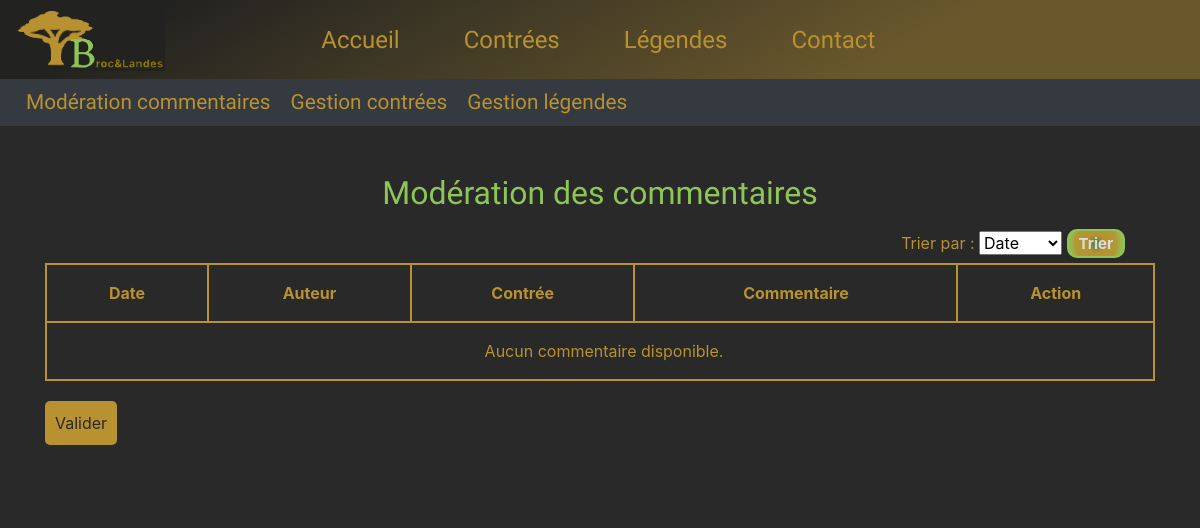
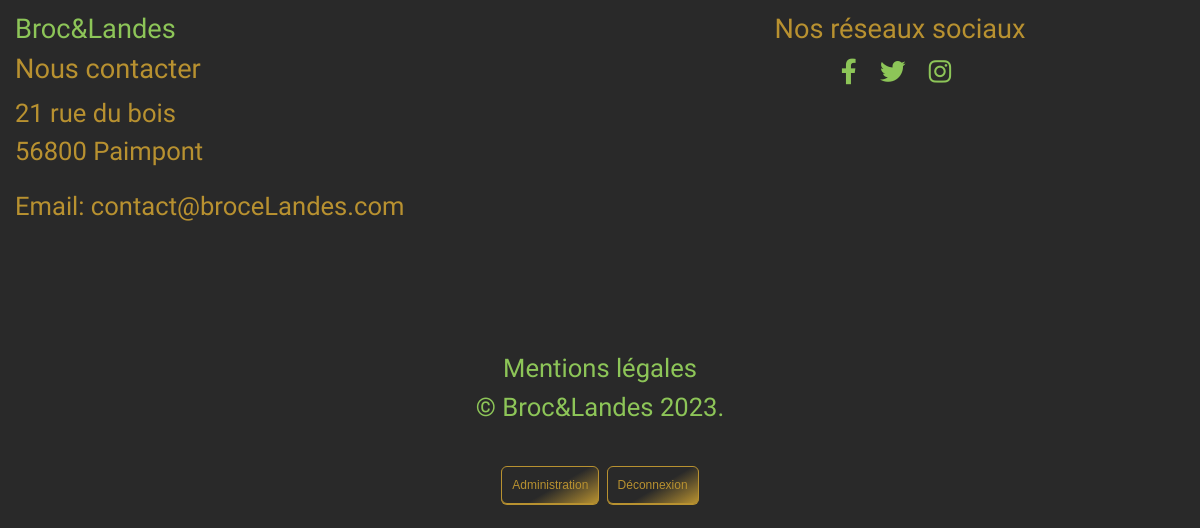
The app's page /?action=administration (signed in), older data (2 pictures, top to bottom).
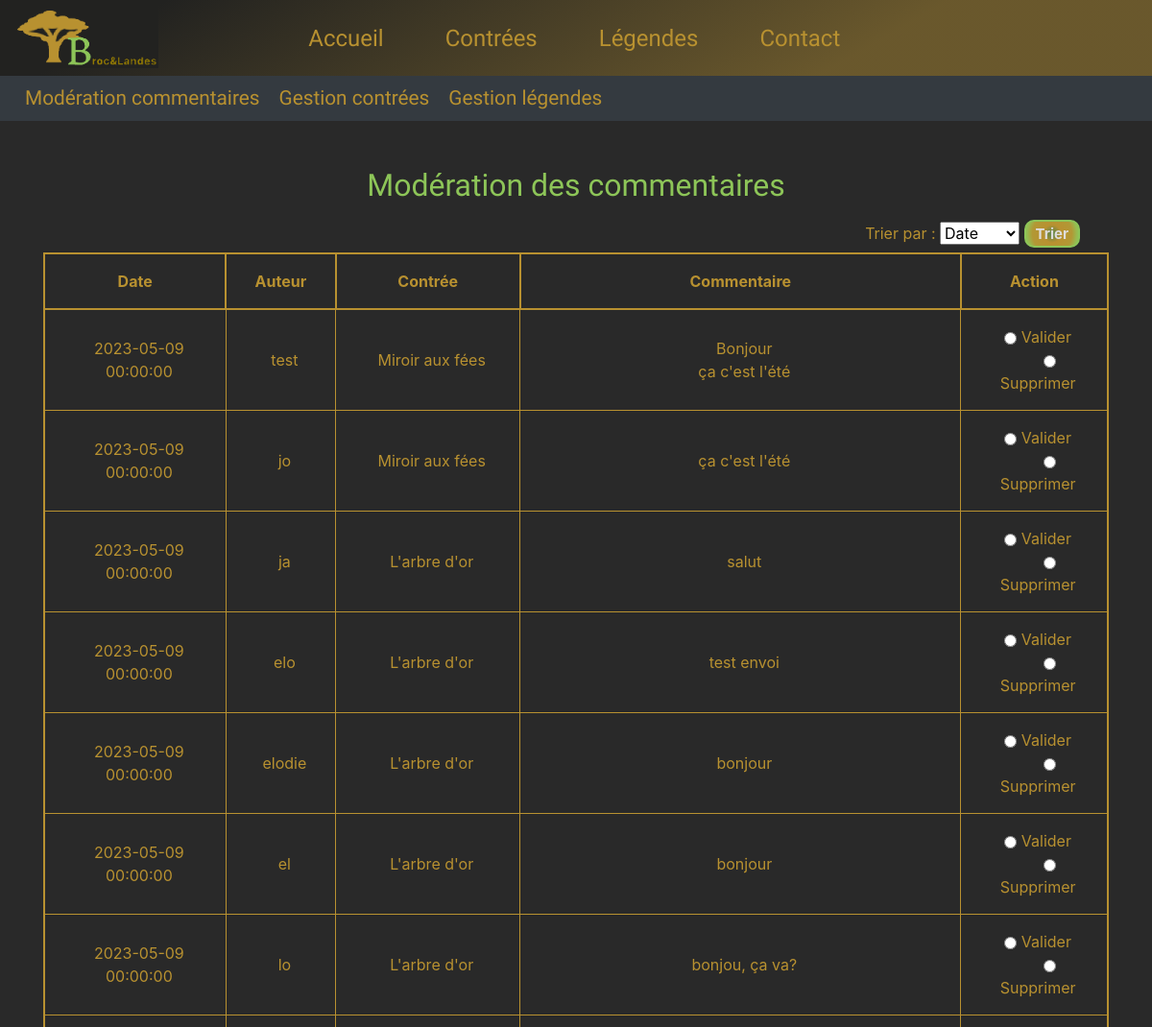
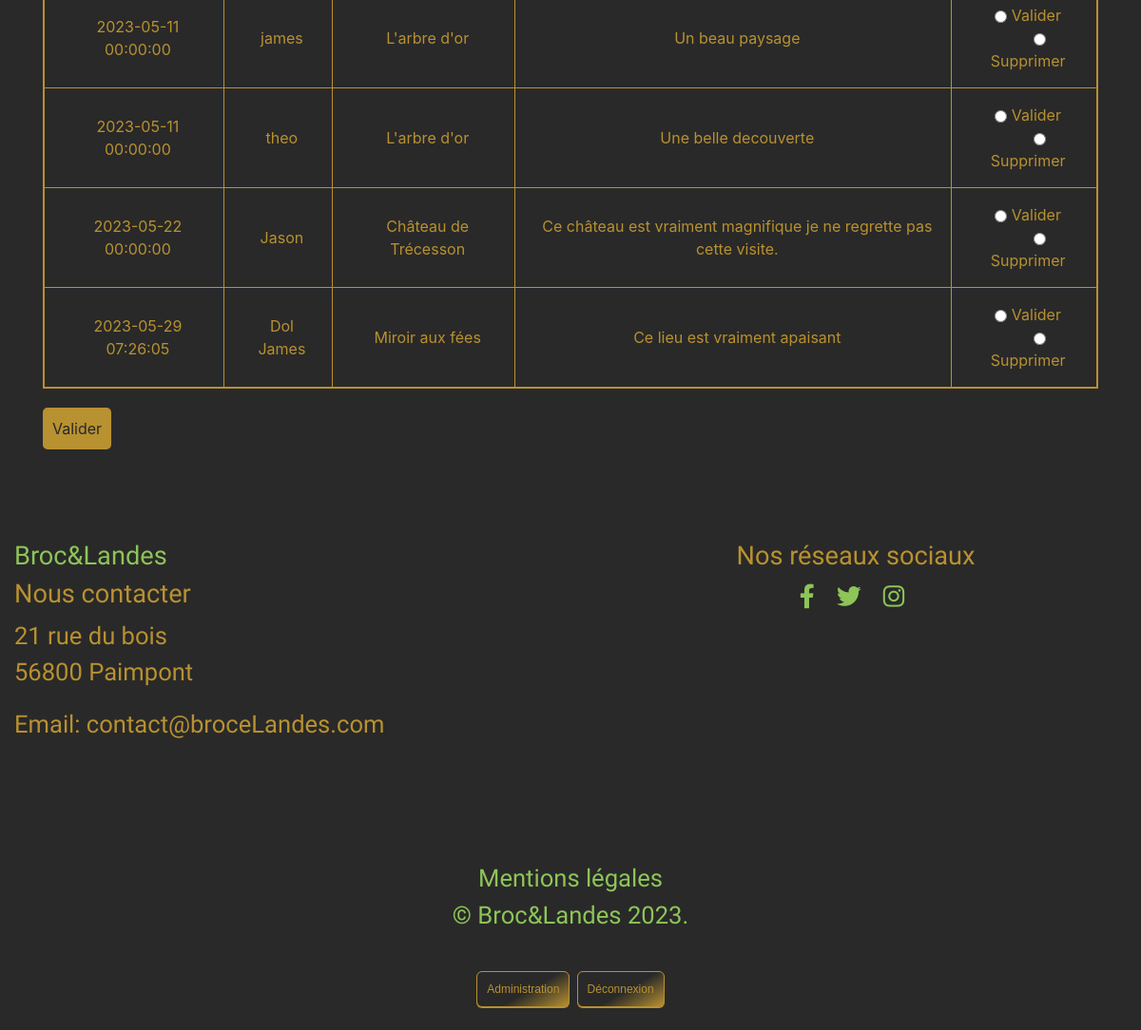
The same page, newer data (2 pictures, top to bottom).
### tables this page shows
CREATE TABLE `commentaire` (
  `Id_commentaire` int(11) NOT NULL,
  `pseudo` varchar(50) NOT NULL,
  `texte` text DEFAULT NULL,
  `dateCom` datetime NOT NULL DEFAULT current_timestamp(),
  `statut` tinyint(1) DEFAULT NULL,
  `Id_contree` int(11) NOT NULL
);

CREATE TABLE `contree` (
  `Id_contree` int(11) NOT NULL,
  `titre` varchar(50) NOT NULL,
  `contenu` text DEFAULT NULL,
  `photo` varchar(500) DEFAULT NULL,
  `latitude` float DEFAULT NULL,
  `longitude` float DEFAULT NULL,
  `commune` varchar(50) DEFAULT NULL,
  `accessibilite` varchar(250) DEFAULT NULL,
  `ouverture` varchar(250) DEFAULT NULL
);

### index.php (called while the page is built, shortened)
<?php
require_once(__DIR__ . '/App/routage.php');
if (isset($_GET["action"])) {
    $action = $_GET["action"];
} else {
    $action = "defaut";
}
$fichier = redirectsTo($action);
include(__DIR__ . '/App/Controllers/' . $fichier);
?>

### App/Models/Commentaire.php (called while the page is built, shortened)
<?php
class Commentaire extends DbConnect
{
    public static function getAllExtended($statut=NULL)
    {
        try {
            $cnx = self::dbConnect();
            $sqlRequest = "SELECT commentaire.*, contree.titre AS titre_contree
                FROM commentaire
                INNER JOIN contree ON commentaire.Id_contree = contree.Id_contree";
            if ($statut !== NULL) $sqlRequest .= " WHERE commentaire.statut = " . $statut;
            $req = $cnx->prepare($sqlRequest);
            $req->execute();
            return $req->fetchAll(PDO::FETCH_ASSOC);
        } catch (PDOException $e) {
            die("Erreur lors de la récupération des données : " . $e->getMessage());
        }
    }
}
?>

### App/Views/viewGestionCommentaires.php (the view, shortened to what this page needs)
<?php
include_once(__DIR__ . '/viewHeader.php');
include_once(__DIR__ . '/viewMenuAdmin.php');
?>
<div class="containerGestion">
  <section class="container  bg-contact">
    <h2 class="mt-5 mb-3 text-center">Modération des commentaires</h2>
    <form class="gestionTri">
        <label for="tri">Trier par :</label>
        <select name="tri" id="tri">
            <option value="date">Date</option>
        </select>
        <button type="button" id="tri-commentaires-btn">Trier</button>
    </form>
    <form method="post" action="?action=moderateCommentaire">
        <table class="tableModeration">
            <thead>
                <tr>
                    <th id="col-date">Date</th>
                    <th id="col-auteur">Auteur</th>
                    <th id="col-contree">Contrée</th>
                    <th>Commentaire</th>
                    <th>Action</th>
                </tr>
            </thead>
            <tbody>
                <?php
                if (!empty($commentaires)) {
                    foreach ($commentaires as $commentaire) {
                        ?>
                        <tr>
                            <td><?php echo $commentaire['dateCom']; ?></td>
                            <td><?php echo $commentaire['pseudo']; ?></td>
                            <td><?php echo $commentaire['titre_contree']; ?></td>
                            <td><?php echo nl2br($commentaire['texte']); ?></td>
                            <td>
                                <input type="radio" name="moderation[<?php echo nl2br($commentaire['Id_commentaire']); ?>]" value="valider" class="btn-moderation"> Valider <br>
                                <input type="radio" name="moderation[<?php echo nl2br($commentaire['Id_commentaire']); ?>]" value="supprimer" class="btn-moderation ml-4"> Supprimer
                            </td>
                        </tr>
                        <?php
                    }
                } else {
                    ?>
                    <tr>
                        <td colspan="5">Aucun commentaire disponible.</td>
                    </tr>
                    <?php
                }
                ?>
            </tbody>
        </table>
        <input type="submit" class="btn" value="Valider">
    </form>
  </section>
</div>
<?php
include_once(__DIR__ . '/viewFooter.php');
?>

### App/Controllers/adminController.php (shortened to what this page needs)
<?php
if(isset ($_SESSION['admin']) ){
    $commentaires = Commentaire::getAllExtended(0);
    require_once('App/Views/viewGestionCommentaires.php');
} else {
    require_once('App/Views/viewConnexion.php');
}
?>

### App/Views/viewHeader.php (shortened to what this page needs)
<!DOCTYPE html>
<html lang="fr">
<head>
    <link rel="stylesheet" href="https://cdnjs.cloudflare.com/ajax/libs/font-awesome/6.2.0/css/all.min.css" />
    <link rel="stylesheet" href="https://cdn.jsdelivr.net/npm/bootstrap@4.6.2/dist/css/bootstrap.min.css" />
    <link rel="stylesheet" href="./Public/css/style.css">
</head>
<body>
    <header id="bandeau" class="container">
        <nav class="navbar navbar-expand-md navbar-dark justify-content-center">
            <div class="logo">
                <a title="renvoi à l'accueil" href="?action=accueil">
                    <img src="./Public/images/logo.png" alt="logo Broc&amp;Landes" class="img-fluid">
                </a>
            </div>
            <div id="menu" class="collapse navbar-collapse">
                <ul class="navbar-nav justify-content-center">
                    <li class="nav-item d-flex justify-content-center active">
                        <a class="nav-link" href="?action=accueil">Accueil</a>
                    </li>
                    <li class="nav-item d-flex justify-content-center">
                        <a class="nav-link " href="?action=listeContrees">Contrées</a>
                    </li>
                    <li class="nav-item d-flex justify-content-center">
                        <a class="nav-link " href="?action=listeLegendes">Légendes</a>
                    </li>
                    <li class="nav-item d-flex justify-content-center">
                        <a class="nav-link " href="?action=contact">Contact</a>
                    </li>
                </ul>
            </div>
        </nav>
    </header>

### App/Views/viewMenuAdmin.php (shortened to what this page needs)
<nav class="navbar navbar-expand-lg navbar-dark bg-dark">
    <div class="navAdmin">
        <div class="collapse navbar-collapse">
            <ul class="navbar-nav">
                <li class="nav-item">
                    <a href="?action=gestionCommentaire">Modération commentaires </a>
                </li>
                <li class="nav-item">
                    <a href="?action=gestionContree">Gestion contrées</a>
                </li>
                <li class="nav-item">
                    <a href="?action=gestionLegende">Gestion légendes</a>
                </li>
            </ul>
        </div>
    </div>
</nav>

### App/Views/viewFooter.php
<footer>
    <div class="container-fluid mt-5">
        <div class="row mt-5">
            <div class="col-sm-6 mt-5 mb-5">
                <h3>
                    <a href="?action=accueil">Broc&amp;Landes</a>
                </h3>
                <h3>Nous contacter</h3>
                <p> 21 rue du bois<br>
                    56800 Paimpont</p>
                <p>Email: contact@broceLandes.com</p>
            </div>
            <div class="col-sm-6 mt-5 text-center">
                <h3>Nos réseaux sociaux</h3>
                <ul class="list-inline text-center">
                    <li class="list-inline-item pr-2"><a href="#"><i class="fab fa-facebook-f"></i></a></li>
                    <li class="list-inline-item pr-2"><a href="#"><i class="fab fa-twitter"></i></a></li>
                    <li class="list-inline-item pr-2"><a href="#"><i class="fab fa-instagram"></i></a></li>
                </ul>
            </div>
        </div>
        <div class="row text-center">
            <div class="col-sm-12">
                <ul>
                    <li><a href="?action=mentionsLegales"> Mentions légales</a></li>
                    <li><a href="?action=accueil"> &copy; Broc&amp;Landes 2023.</a></li>
                </ul>
            </div>
            <div class="row text-center my-4 mx-auto">
            <a title="boutton administrateur" href="?action=administration" class="myButton">Administration</a>&nbsp;
            <?php
                if (isset($_SESSION['admin'])) {
                    echo "<a href='?action=deconnexion' class='myButton'>Déconnexion</a>";
                }
             ?>
            </div>
        </div>
    </div>
</footer>
</body>
</html>

### Public/css/style.css (style rules this page uses)
:root { --vert: #8DC558; --doree: #b89130; --fond-gris-foncee: #292929; --fond-blanc: #dedddd; --fond-noir: #1c1b1b; }
* { margin: 0; padding: 0; }
h1, h2, h3, h4, p, a { font-family: 'Roboto', Helvetica, sans-serif; text-decoration: none; }
h3 { color: var(--doree); }
a { color: var(--vert); }
ul { list-style-type: none; }
@media only screen and (min-width : 600px) { body { max-width: 1200px; width: 100%; margin: 0 auto; background-color: var(--fond-gris-foncee); background-size: cover; color: var(--doree); } }
@media only screen and (min-width : 600px) { .logo img { width: 50%; margin: 0; } }
@media only screen and (min-width : 600px) { #menu { width: 100%; } }
@media only screen and (min-width : 600px) { #menu ul li a { color: var(--doree); font-size: 1.5rem; padding-right: 3.5rem; padding-left: 0.5rem; } }
@media only screen and (min-width : 600px) { #bandeau { display: flex; background: rgba(184, 145, 48, 9); background: linear-gradient(150deg, rgba(34, 34, 32, 1) 13%, rgba(184, 145, 48, 0.45) 74%); justify-content: space-between; padding: 0; margin: 0; min-width: 1200px; } }
@media only screen and (min-width : 600px) { form .btn { background-color: var(--doree); color: var(--fond-gris-foncee); border: 3px solid var(--doree); padding: 7px; border-radius: 5px; } }
@media only screen and (min-width : 600px) { .container h2 { margin-top: 50px; text-align: center; } }
@media only screen and (min-width : 600px) { .row { margin-top: 60px; font-size: 1.6rem; } }
@media only screen and (min-width : 600px) { .row h3 { font-size: 1.7rem; } }
@media only screen and (min-width : 600px) { .myButton { box-shadow: 0px 1px 0px 0px #b89230; background: linear-gradient(150deg, var(--fond-gris-foncee) 55%, var(--doree) 100%); background-color: var(--fond-gris-foncee); border-radius: 6px; border: 1px solid var(--doree); display: inline-block; cursor: pointer; color: var(--doree); font-family: Arial; font-size: 12px; padding: 9px 10px; text-decoration: none; } }
@media only screen and (min-width : 600px) { .navbar-expand-lg li a { font-size: 1.3rem; font-weight: 400; color: var(--texte-blanc); padding: 10px; } }
@media only screen and (min-width : 600px) { .containerGestion h2 { color: var(--vert); } }
@media only screen and (min-width : 600px) { .gestionTri { text-align: right; margin-right: 30px; } }
@media only screen and (min-width : 600px) { #tri-commentaires-btn { color: var(--fond-blanc); font-size: 15px; font-weight: bold; line-height: 15px; padding: 5px 10px; border-radius: 10px; border: 2px solid var(--vert); background: rgb(141, 197, 88); background: radial-gradient(circle, rgba(141, 197, 88, 0.5942577714679622) 7%, rgba(184, 145, 48, 1) 31%, rgba(178, 152, 53, 1) 69%, rgba(148, 189, 82, 1) 88%); } }
@media only screen and (min-width : 600px) { .tableModeration { border: 2px solid var(--doree); margin: auto; margin-bottom: 20px; width: 100%; text-align: center; } }
@media only screen and (min-width : 600px) { .tableModeration th { color: var(--doree); border: 2px solid var(--doree); padding: 1rem; } }
@media only screen and (min-width : 600px) { .tableModeration td { padding: 1rem 1rem 1rem 1.5rem; border: 1px solid var(--doree); } }
@media only screen and (min-width : 600px) { td .btn-moderation { vertical-align: middle; } }

Row changes from the older to the newer data that the page shows:
added commentaire: dateCom "2023-05-09 00:00:00", pseudo "test", Id_contree.titre "Miroir aux fées", texte "Bonjour ça c'est l'été"
added commentaire: dateCom "2023-05-09 00:00:00", pseudo "jo", Id_contree.titre "Miroir aux fées", texte "ça c'est l'été"
added commentaire: dateCom "2023-05-09 00:00:00", pseudo "ja", Id_contree.titre "L'arbre d'or", texte "salut"
added commentaire: dateCom "2023-05-09 00:00:00", pseudo "elo", Id_contree.titre "L'arbre d'or", texte "test envoi"
added commentaire: dateCom "2023-05-09 00:00:00", pseudo "elodie", Id_contree.titre "L'arbre d'or", texte "bonjour"
added commentaire: dateCom "2023-05-09 00:00:00", pseudo "el", Id_contree.titre "L'arbre d'or", texte "bonjour"
added commentaire: dateCom "2023-05-09 00:00:00", pseudo "lo", Id_contree.titre "L'arbre d'or", texte "bonjou, ça va?"
added commentaire: dateCom "2023-05-11 00:00:00", pseudo "james", Id_contree.titre "L'arbre d'or", texte "Un beau paysage"
added commentaire: dateCom "2023-05-11 00:00:00", pseudo "theo", Id_contree.titre "L'arbre d'or", texte "Une belle decouverte"
added commentaire: dateCom "2023-05-22 00:00:00", pseudo "Jason", Id_contree.titre "Château de Trécesson", texte "Ce château est vraiment magnifique je ne regrette pas cette visite."
added commentaire: dateCom "2023-05-29 07:26:05", pseudo "Dol James", Id_contree.titre "Miroir aux fées", texte "Ce lieu est vraiment apaisant"
Text that changed along with them:
text no longer shown: "Aucun commentaire disponible."
